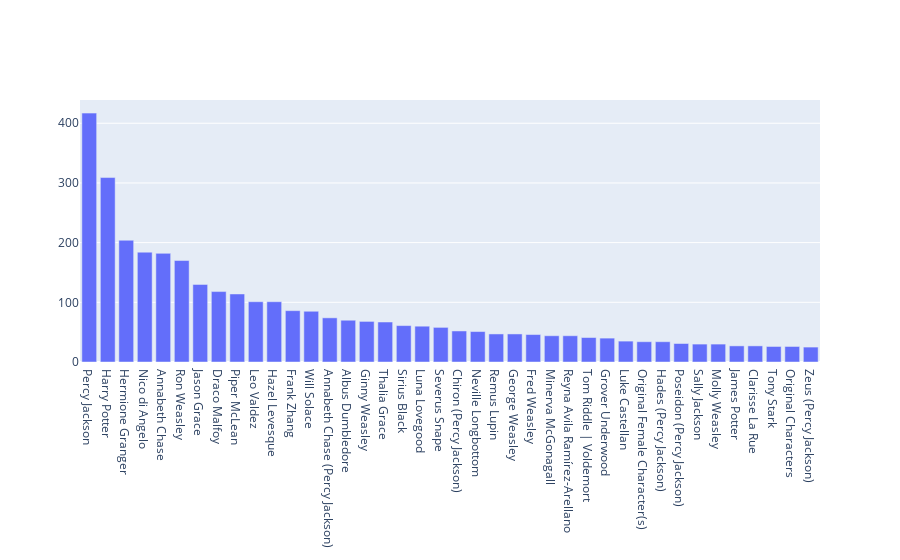

Notebook code cell kept with this figure:
### Code cell
co_c = get_frequency("Characters", "co")
co_c_g = freq_graph(co_c, 40)
co_c_g

### Figure 1 — Plotly figure (JSON) as saved in the notebook; plotly's stock layout.template omitted (floating-point values rounded to 4 significant figures)
{"data": [{"type": "bar", "x": ["Percy Jackson", "Harry Potter", "Hermione Granger", "Nico di Angelo", "Annabeth Chase", "Ron Weasley", "Jason Grace", "Draco Malfoy", "Piper McLean", "Leo Valdez", "Hazel Levesque", "Frank Zhang", "Will Solace", "Annabeth Chase (Percy Jackson)", "Albus Dumbledore", "Ginny Weasley", "Thalia Grace", "Sirius Black", "Luna Lovegood", "Severus Snape", "Chiron (Percy Jackson)", "Neville Longbottom", "Remus Lupin", "George Weasley", "Fred Weasley", "Minerva McGonagall", "Reyna Avila Ramírez-Arellano", "Tom Riddle | Voldemort", "Grover Underwood", "Luke Castellan", "Original Female Character(s)", "Hades (Percy Jackson)", "Poseidon (Percy Jackson)", "Sally Jackson", "Molly Weasley", "James Potter", "Clarisse La Rue", "Tony Stark", "Original Characters", "Zeus (Percy Jackson)"], "y": [417, 309, 204, 184, 182, 170, 130, 118, 114, 101, 101, 86, 85, 74, 70, 68, 67, 61, 60, 58, 52, 51, 47, 47, 46, 44, 44, 41, 40, 35, 34, 34, 31, 30, 30, 27, 27, 26, 26, 25]}], "layout": {}}
